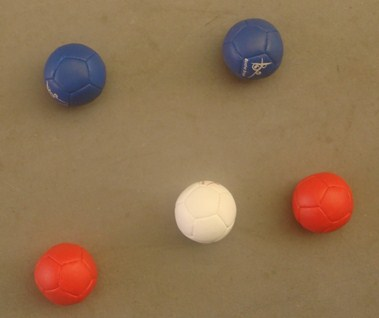
#> input picture assets/bocha.JPG, 379 x 318 px
$ python main.py
#> lines starting #> are read from the running program, lines starting #| are printed output that depends on the picture; after the words box and inside, x2 and y2 are one past the last pixel; in counts of white or black regions, pixels touching at a corner belong together
import cv2
import numpy as np

image = cv2.imread('../assets/bocha.JPG')
#> image is the input picture: shape (318, 379, 3); mean B, G, R 81.2, 114.3, 144
cv2.imshow('Imagem Original', image)
cv2.waitKey(0)

image_with_white = image.copy()

gray = cv2.cvtColor(image, cv2.COLOR_BGR2GRAY)
ret, thresholded = cv2.threshold(gray, 200, 255, cv2.THRESH_BINARY)
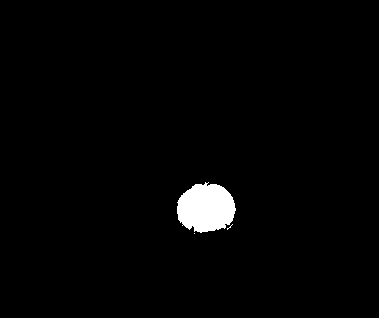
#> thresholded: shape (318, 379); 1.9% white; 3 white regions (2 under 20 px)
cv2.imshow('Imagem Threshold', thresholded)
cv2.waitKey(0)

borders, _ = cv2.findContours(thresholded, cv2.RETR_EXTERNAL, cv2.CHAIN_APPROX_SIMPLE)
#> borders = 3 contours, 2 with area under 20; largest, box (x1, y1, x2, y2) and area: (177, 182, 236, 233) 2176
for border in borders:
    if cv2.contourArea(border) > 100:
        (x, y, w, h) = cv2.boundingRect(border)
        cv2.circle(image_with_white, (int(x + w / 2), int(y + h / 2)), int(w / 2), (0, 255, 0), 2)
#> this loop made 3 passes
#> (x, y, w, h) on pass 3: (177, 182, 59, 51)
#> border on pass 1: [[194, 233]]
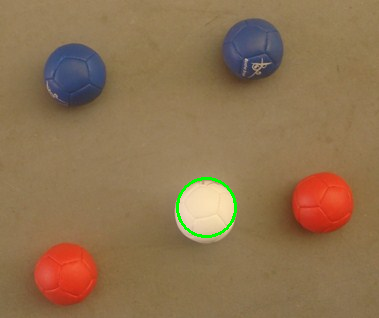
#> image_with_white: shape (318, 379, 3); 0.45% of pixels changed, all inside (x1, y1, x2, y2) = (176, 177, 237, 238)

cv2.imwrite('bola_branca_circulo.jpg', image_with_white)

image2 = cv2.imread('../assets/bocha.JPG')
add_image = cv2.add(image, image2)

for border in borders:
    if cv2.contourArea(border) > 100:
        (x, y, w, h) = cv2.boundingRect(border)
        cv2.circle(add_image, (int(x + w / 2), int(y + h / 2)), int(w / 2), (0, 255, 0), 2)
#> add_image: shape (318, 379, 3); mean B, G, R 159.3, 224.3, 247.2

cv2.imshow('Imagem com Adicao', add_image)
cv2.waitKey(0)

gray_add_image = cv2.cvtColor(add_image, cv2.COLOR_BGR2GRAY)
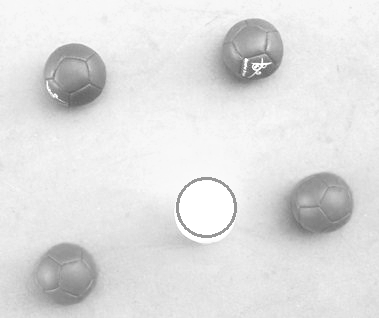
#> gray_add_image: shape (318, 379); min 98, max 255, mean 223.7
ret, thresholded_add_image = cv2.threshold(gray_add_image, 164, 255, cv2.THRESH_BINARY_INV)
#> thresholded_add_image: shape (318, 379); 8% white; 19 white regions (14 under 20 px)
cv2.imshow('Imagem com Threshold e Adicao ', thresholded_add_image)
cv2.waitKey(0)

blurred_add_image = cv2.GaussianBlur(thresholded_add_image, (5, 5), 0)
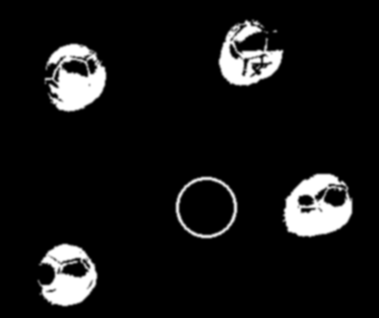
#> blurred_add_image: shape (318, 379); min 0, max 255, mean 20.3

borders_add_image, _ = cv2.findContours(thresholded_add_image, cv2.RETR_EXTERNAL, cv2.CHAIN_APPROX_SIMPLE)
#> borders_add_image = 15 contours, 10 with area under 20; largest, box (x1, y1, x2, y2) and area: (283, 174, 352, 237) 3199, (176, 177, 237, 238) 2836, (45, 44, 106, 112) 2730, (38, 244, 97, 306) 2372, (219, 20, 283, 86) 2174
for border in borders_add_image:
    if cv2.contourArea(border) > 100:
        (x, y, w, h) = cv2.boundingRect(border)
        cv2.circle(add_image, (int(x + w / 2), int(y + h / 2)), int(w / 2), (0, 0, 255), 2)
#> this loop made 15 passes
#> (x, y, w, h) on passes 3, 4, 5, 8, 15: (38, 244, 59, 62), (176, 177, 61, 61), (283, 174, 69, 63), (45, 44, 61, 68), (219, 20, 64, 66)
#> border on passes 1, 2, 6, 7, 9, 10: [[40, 293], [40, 294]], [[39, 264], [41, 264]], [[51, 101], [51, 102]], [[45, 82], [45, 83]], [[266, 32], [267, 32]], [[264, 31]]
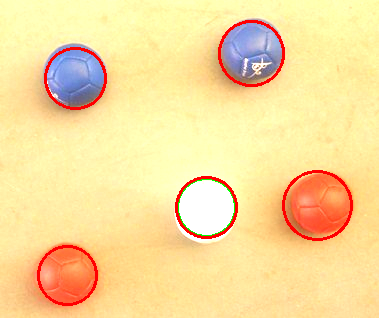
#> add_image: shape (318, 379, 3); mean B, G, R 156.5, 220, 248.7

cv2.imwrite('bolas_azuis_vermelhas_circulo.jpg', add_image)

black_areas = cv2.bitwise_not(blurred_add_image)
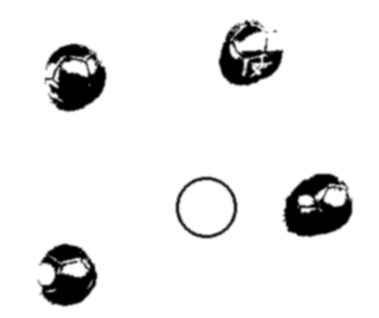
#> black_areas: shape (318, 379); min 0, max 255, mean 234.7
borders_black, _ = cv2.findContours(black_areas, cv2.RETR_EXTERNAL, cv2.CHAIN_APPROX_SIMPLE)
#> borders_black = [[[0, 0], [0, 317], [378, 317], [378, 0]]]
for border in borders_black:
    (x, y, w, h) = cv2.boundingRect(border)
    cv2.rectangle(add_image, (x, y), (x + w, y + h), (0, 0, 0), 2)
#> this loop made 1 pass
#> (border, x, y, w, h) on pass 1: ([[0, 0], [0, 317], [378, 317], [378, 0]], 0, 0, 379, 318)
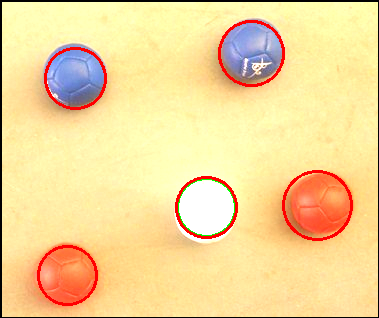
#> add_image: shape (318, 379, 3); 1.73% of pixels changed, all inside (x1, y1, x2, y2) = (0, 0, 379, 318)

cv2.imshow('Imagem com Circulos na Adicao e Regioes Pretas', add_image)
cv2.waitKey(0)

cv2.destroyAllWindows()
